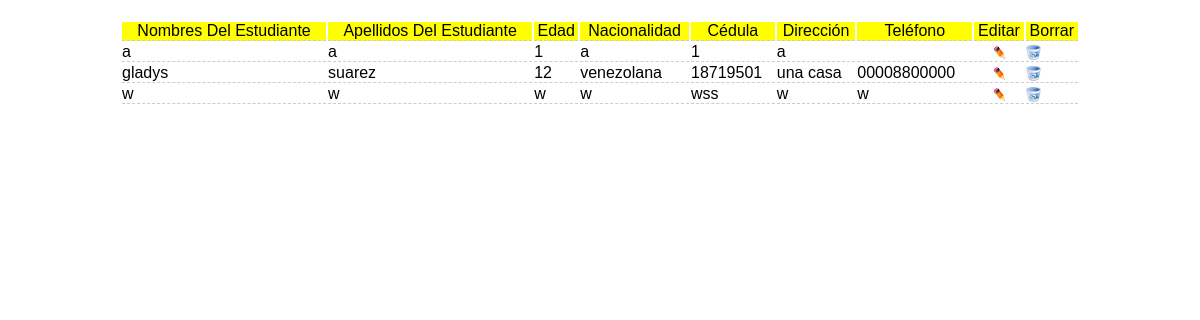
The page /controladores/controlador_nivel_1.php?accion=listar on the database its author committed.
### tables this page shows
CREATE TABLE `nivel_1` (
  `nombre_estudiante` varchar(15) NOT NULL,
  `apellido_estudiante` varchar(30) NOT NULL,
  `edad` varchar(2) NOT NULL,
  `nacionalidad` varchar(15) NOT NULL,
  `cedula` varchar(8) NOT NULL,
  `lugar_nacimiento` varchar(26) NOT NULL,
  `estado_nacimiento` varchar(20) NOT NULL,
  `fecha_nacimiento` date NOT NULL,
  `fecha_bautismo` date NOT NULL,
  `direccion` varchar(60) NOT NULL,
  `telefono_fijo` varchar(11) NOT NULL,
  `telefono_celular` varchar(11) NOT NULL,
  `institucion` varchar(22) NOT NULL,
  `grado` varchar(1) NOT NULL,
  `seccion` varchar(1) NOT NULL,
  `nombre_mama` varchar(15) NOT NULL,
  `apellido_mama` varchar(15) NOT NULL,
  `nombre_papa` varchar(15) NOT NULL,
  `apellido_papa` varchar(15) NOT NULL,
  `estado_civil` varchar(22) NOT NULL,
  `nombre_catequista` varchar(15) NOT NULL,
  `apellido_catequista` varchar(15) NOT NULL,
  `observaciones` varchar(200) NOT NULL
);

### clases/nivel_1.class.php (the view, shortened to what this page needs)
<?php
class nivel_1 extends utilidades
{
		 ?><center>Registrado Exitosamente<center><?php
          <?php
    function listar($con_bd,$cedula)
    {
        $sql="select * from nivel_1";
	    $ok=mysqli_query($con_bd,$sql);
    ?>
    <link type="text/css" rel="stylesheet"  href="../css/estilos.css">
    <table class="formulario1" width="80%">
    <tr class="titulo" align="center">
    <td>Nombres Del Estudiante</td>
    <td>Apellidos Del Estudiante</td>
    <td>Edad</td>
    <td>Nacionalidad</td>
    <td>Cédula</td>
    <td>Dirección</td>
    <td>Teléfono</td>
    <td>Editar</td>
    <td>Borrar</td>
    </tr>
    <?php
		while(($datos=mysqli_fetch_assoc($ok))>0)
        {
			if($datos["cedula"]==$cedula)
			$clase="class='buscado'";
			else
			$clase="";
            echo "<tr $clase>
            <td>$datos[nombre_estudiante]</td>
            <td>$datos[apellido_estudiante]</td>
            <td>$datos[edad]</td>
            <td>$datos[nacionalidad]</td>
            <td>$datos[cedula]</td>
            <td>$datos[direccion]</td>
            <td>$datos[telefono_celular]</td>
            <td align='center'><a href='../controladores/controlador_nivel_1.php?accion=buscar&cedula=$datos[cedula]' ><img src=../icono/índice.png height=15px width=15px> </a></td>
            <td><a href='../controladores/controlador_nivel_1.php?accion=borrar&cedula=$datos[cedula]'><img src=../icono/basura.jpg height=15px width=15px></a></td>
            </tr>";
		}
        echo "</table>";
    }
}
?>

### controladores/controlador_nivel_1.php (shortened to what this page needs)
<?php
require("../clases/nivel_1.class.php");
$obj_con=new conexion;
$con_bd=$obj_con->conectar();
$obj_est=new nivel_1;
switch($_REQUEST["accion"]){
	case 'listar':
		$obj_est->listar($con_bd,"");
		break;
}
?>

### css/estilos.css (style rules this page uses)
* { font-family: arial,monospace,verdana; padding: 0px; margin: 0px }
.formulario1 td { border-bottom: 1px dashed; border-bottom-color:#CCC; }
.formulario1 { margin:20px auto; }
.titulo { background: yellow; color: black; text-align: center; }

### rows shown on the page
nivel_1: nombre_estudiante "a", apellido_estudiante "a", edad "1", nacionalidad "a", cedula "1", direccion "a"
nivel_1: nombre_estudiante "gladys", apellido_estudiante "suarez", edad "12", nacionalidad "venezolana", cedula "18719501", direccion "una casa", telefono_celular "00008800000"
nivel_1: nombre_estudiante "w", apellido_estudiante "w", edad "w", nacionalidad "w", cedula "wss", direccion "w", telefono_celular "w"
